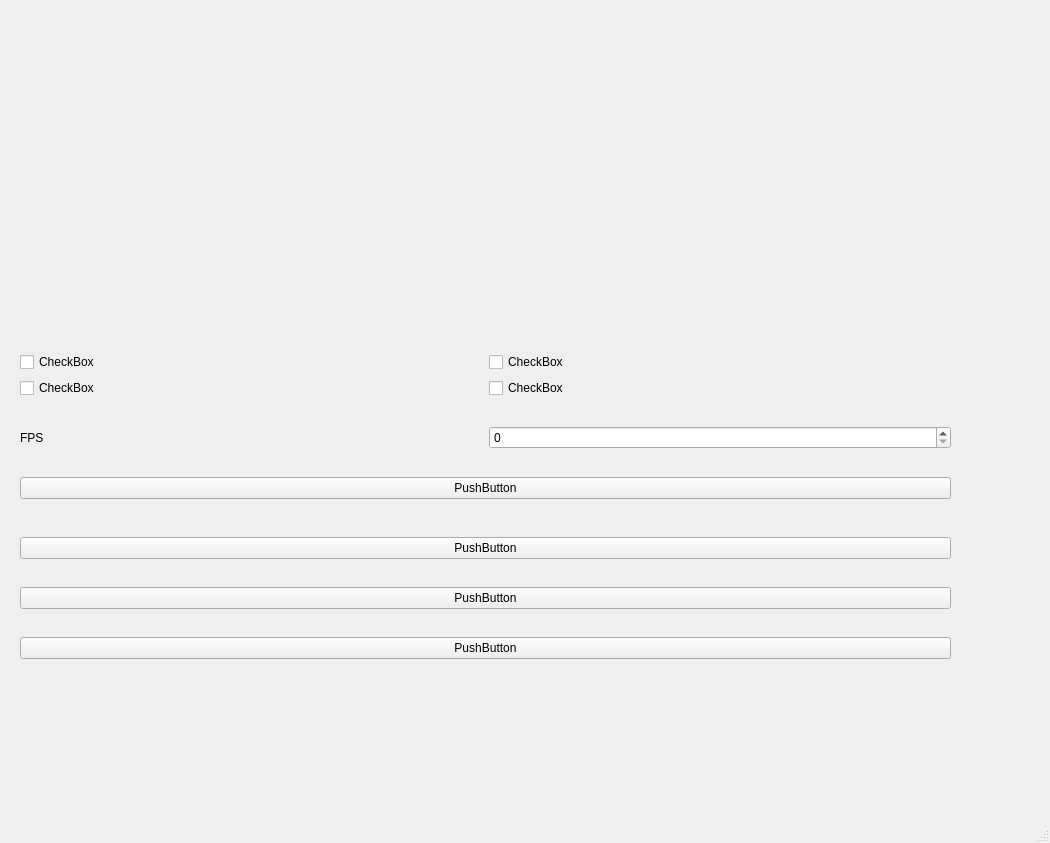
<?xml version="1.0" encoding="UTF-8"?>
<ui version="4.0">
 <class>MainWindow</class>
 <widget class="QMainWindow" name="MainWindow">
  <property name="geometry">
   <rect>
    <x>0</x>
    <y>0</y>
    <width>1050</width>
    <height>843</height>
   </rect>
  </property>
  <property name="windowTitle">
   <string>MainWindow</string>
  </property>
  <widget class="QWidget" name="centralwidget">
   <widget class="QWidget" name="horizontalLayoutWidget">
    <property name="geometry">
     <rect>
      <x>20</x>
      <y>20</y>
      <width>931</width>
      <height>301</height>
     </rect>
    </property>
    <layout class="QHBoxLayout" name="horizontalLayout">
     <item>
      <widget class="QWidget" name="widget" native="true"/>
     </item>
     <item>
      <widget class="QWidget" name="widget_2" native="true"/>
     </item>
     <item>
      <widget class="QWidget" name="widget_3" native="true"/>
     </item>
    </layout>
   </widget>
   <widget class="QWidget" name="horizontalLayoutWidget_2">
    <property name="geometry">
     <rect>
      <x>20</x>
      <y>330</y>
      <width>931</width>
      <height>351</height>
     </rect>
    </property>
    <layout class="QHBoxLayout" name="horizontalLayout_2">
     <item>
      <layout class="QVBoxLayout" name="verticalLayout_2">
       <item>
        <layout class="QGridLayout" name="gridLayout">
         <item row="1" column="0">
          <widget class="QCheckBox" name="checkBox_2">
           <property name="text">
            <string>CheckBox</string>
           </property>
          </widget>
         </item>
         <item row="0" column="1">
          <widget class="QCheckBox" name="checkBox_4">
           <property name="text">
            <string>CheckBox</string>
           </property>
          </widget>
         </item>
         <item row="0" column="0">
          <widget class="QCheckBox" name="checkBox">
           <property name="text">
            <string>CheckBox</string>
           </property>
          </widget>
         </item>
         <item row="1" column="1">
          <widget class="QCheckBox" name="checkBox_3">
           <property name="text">
            <string>CheckBox</string>
           </property>
          </widget>
         </item>
        </layout>
       </item>
       <item>
        <layout class="QHBoxLayout" name="horizontalLayout_3">
         <item>
          <widget class="QLabel" name="label_4">
           <property name="text">
            <string>FPS</string>
           </property>
          </widget>
         </item>
         <item>
          <widget class="QSpinBox" name="spinBox"/>
         </item>
        </layout>
       </item>
       <item>
        <widget class="QPushButton" name="pushButton_4">
         <property name="text">
          <string>PushButton</string>
         </property>
        </widget>
       </item>
       <item>
        <spacer name="verticalSpacer">
         <property name="orientation">
          <enum>Qt::Vertical</enum>
         </property>
         <property name="sizeType">
          <enum>QSizePolicy::Fixed</enum>
         </property>
         <property name="sizeHint" stdset="0">
          <size>
           <width>20</width>
           <height>10</height>
          </size>
         </property>
        </spacer>
       </item>
       <item>
        <widget class="QPushButton" name="pushButton">
         <property name="text">
          <string>PushButton</string>
         </property>
        </widget>
       </item>
       <item>
        <widget class="QPushButton" name="pushButton_2">
         <property name="text">
          <string>PushButton</string>
         </property>
        </widget>
       </item>
       <item>
        <widget class="QPushButton" name="pushButton_3">
         <property name="text">
          <string>PushButton</string>
         </property>
        </widget>
       </item>
      </layout>
     </item>
    </layout>
   </widget>
  </widget>
  <widget class="QMenuBar" name="menubar">
   <property name="geometry">
    <rect>
     <x>0</x>
     <y>0</y>
     <width>1050</width>
     <height>28</height>
    </rect>
   </property>
  </widget>
  <widget class="QStatusBar" name="statusbar"/>
 </widget>
 <resources/>
 <connections/>
</ui>
